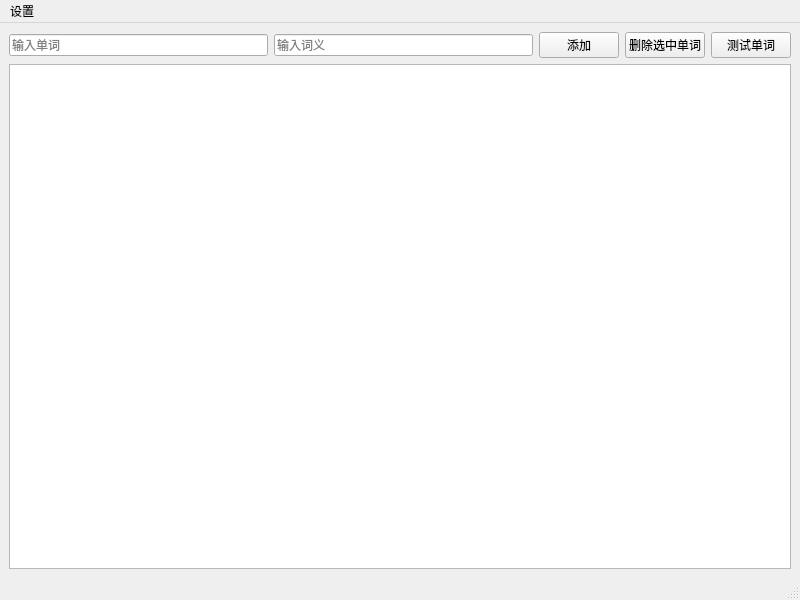
<?xml version="1.0" encoding="UTF-8"?>
<ui version="4.0">
 <class>MainWindow</class>
 <widget class="QMainWindow" name="MainWindow">
  <property name="geometry">
   <rect>
    <x>0</x>
    <y>0</y>
    <width>800</width>
    <height>600</height>
   </rect>
  </property>
  <property name="windowTitle">
   <string>Words</string>
  </property>
  <widget class="QWidget" name="centralwidget">
   <layout class="QVBoxLayout" name="verticalLayout">
    <item>
     <layout class="QHBoxLayout" name="horizontalLayout">
      <item>
       <widget class="QLineEdit" name="wordInput">
        <property name="placeholderText">
         <string>输入单词</string>
        </property>
       </widget>
      </item>
      <item>
       <widget class="QLineEdit" name="meaningInput">
        <property name="placeholderText">
         <string>输入词义</string>
        </property>
       </widget>
      </item>
      <item>
       <widget class="QPushButton" name="addButton">
        <property name="text">
         <string>添加</string>
        </property>
       </widget>
      </item>
      <item>
       <widget class="QPushButton" name="deleteButton">
        <property name="text">
         <string>删除选中单词</string>
        </property>
       </widget>
      </item>
      <item>
       <widget class="QPushButton" name="testButton">
        <property name="text">
         <string>测试单词</string>
        </property>
       </widget>
      </item>
     </layout>
    </item>
    <item>
     <widget class="QTableView" name="tableView">
      <attribute name="verticalHeader">
       <bool>false</bool>
      </attribute>
     </widget>
    </item>
   </layout>
  </widget>
  <widget class="QMenuBar" name="menubar">
   <property name="geometry">
    <rect>
     <x>0</x>
     <y>0</y>
     <width>800</width>
     <height>17</height>
    </rect>
   </property>
   <widget class="QMenu" name="menuSettings">
    <property name="title">
     <string>设置</string>
    </property>
    <addaction name="actionSettings"/>
    <addaction name="separator"/>
    <addaction name="actionChinese"/>
    <addaction name="actionEnglish"/>
   </widget>
   <addaction name="menuSettings"/>
  </widget>
  <action name="actionSettings">
   <property name="text">
    <string>设置</string>
   </property>
  </action>
  <action name="actionChinese">
   <property name="text">
    <string>中文</string>
   </property>
  </action>
  <action name="actionEnglish">
   <property name="text">
    <string>English</string>
   </property>
  </action>
  <widget class="QStatusBar" name="statusbar"/>
 </widget>
 <resources/>
 <connections/>
</ui>
